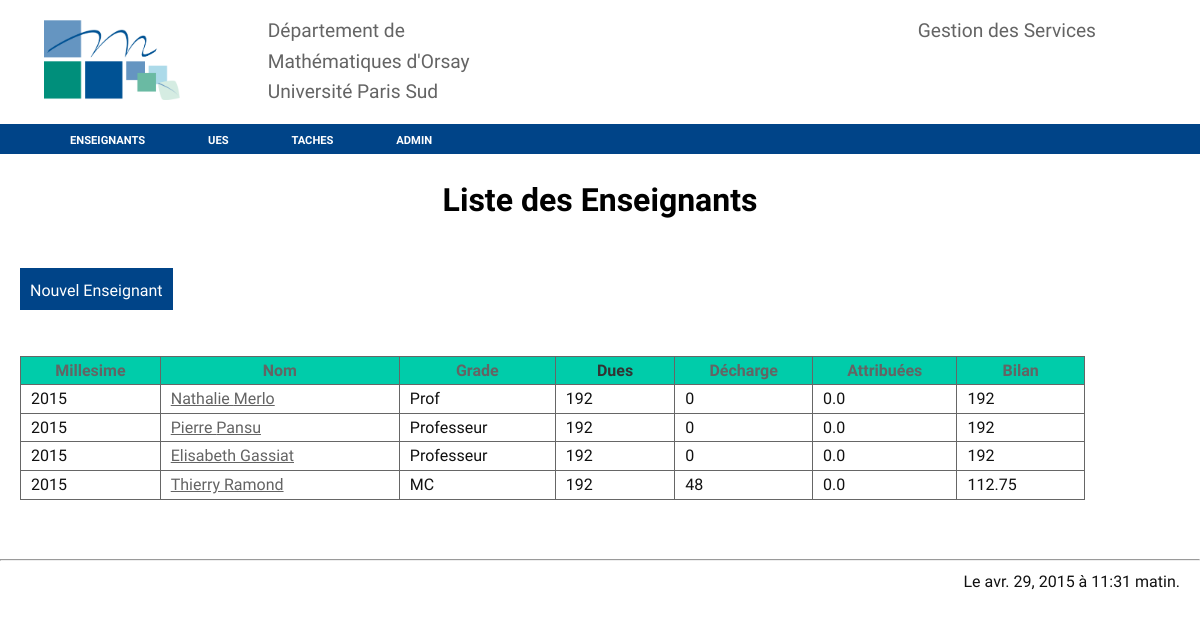
Page /enseignants/ on the committed database.
### services/models.py (models this page shows, shortened)
class Enseignant(models.Model):
    nom = models.CharField(max_length = 100)
    prenom = models.CharField(max_length = 100)
    genre = models.CharField(max_length = 10, choices = genre)
    grade = models.CharField(max_length = 100)
    service_du = models.IntegerField (default = 192)
    decharge = models.IntegerField (default = 0)
    commentaire = models.CharField(max_length = 255, blank = True)
    arrivé_en = models.DateField(default='2000-09-01')
    photo = models.ImageField(blank=True, upload_to='photos/%Y/%m/%d')
    attribué = models.FloatField (default = 0)
    bilan = models.FloatField (default = 0)
    millesime = models.IntegerField (default = timezone.now().year)
    class Meta():
        unique_together = ("nom", "prenom", "millesime")
    def calcul_bilan(self):
        att=Tache.objects.filter(attribué_à = self).aggregate(Sum('horaire_eqtd'))['horaire_eqtd__sum']
        if att == None:
            att=0
        self.bilan = self.service_du-self.decharge-att
        return (self.service_du-self.decharge-att)

### services/views.py (the view)
# urls.py: url(r'^enseignants/$', views.EnseignantListView.as_view(), name ='enseignants'),
class EnseignantListView(generic.ListView):
    model = Enseignant
    template_name= 'enseignant_list.html'
    def get_context_data(self, **kwargs):
        context = super(EnseignantListView, self).get_context_data(**kwargs)
        context['datetime'] = timezone.now()
        return context
    def get_queryset(self):
        if self.request.GET.get('sort_by'):
            sort_by = self.request.GET.get('sort_by')
            qs = super(EnseignantListView, self).get_queryset().order_by(sort_by)
        else:
            qs = super(EnseignantListView, self).get_queryset()
        if self.request.GET.get('order'):
            order = self.request.GET.get('order')
            if order == 'desc': qs = qs.reverse()
        return qs

### services/templates/enseignant_list.html (shortened to what this page needs)
{% extends "base.html" %}
{% block content %}
<h1>Liste des Enseignants</h1>
<bouton>
<a href="{% url "enseignant-new" %}">Nouvel Enseignant</a></li>
</bouton>
<br/>
<br/>
<table>
<tr>
	<th style="width: 5%;"> <a href="?sort_by=millesime&order=asc">Millesime</a></th>
	<th style="width: 10%;"> <a href="?sort_by=nom&order=asc">Nom</a> </th>
	<th style="width: 5%;"> <a href="?sort_by=grade&order=desc">Grade</a></th>
	<th style="width: 5%;"> Dues</th>
	<th style="width: 5%;"> <a href="?sort_by=-decharge">Décharge</a> </th>
	<th style="width: 5%;"> <a href="?sort_by=-attribué">Attribuées</a></th>
	<th style="width: 5%;"> <a href="?sort_by=bilan">Bilan</a></th>
</tr>
{% for enseignant in enseignant_list%}
<tr>
	<td>{{enseignant.millesime}}</td>
	<td><a href="{% url 'enseignant-view' enseignant.id%}">{{enseignant.prenom }} {{enseignant.nom}}</a></td>
	<td>{{enseignant.grade}}</td>
	<td>{{enseignant.service_du}}</td>
	<td>{{enseignant.decharge}}</td>
	<td>{{enseignant.attribué}}</td>
	<td>{{enseignant.calcul_bilan}}</td>
</tr>
{% endfor %}
</table>
{% endblock %}

### services/static/services/trstyle.css (style rules this page uses)
body { background-color: #fff; font: 16px/1.6 'Oxygen',sans-serif; color: #111; margin: 0px; min-width:1000px; min-height: 1300px; z-index: 1000; }
a { color: rgba(100,100,100,1); text-decoration: none; font-style: bold; }
td a { color: rgba(100,100,100,1); text-decoration: underline; font-style: bold; }
h1 { text-align: center; color: #000; }
table { display: flex; border-collapse: collapse; margin-left: 20px; margin-right: 20px; }
td { border: 1px solid #666; width: 140px; text-align: left; padding-left:10px; }
th { border: 1px solid #666; width: 100px; font-style: bold; color:#333; background-color: #0CA; }
th a { text-decoration: none; font-style: bold; }
bouton a { display: inline-block; height: 22px; margin: 20px; padding: 10px; text-decoration: none; background-color: rgba(0, 68, 136,1); color: rgba(255,255,255,1); }

### rows in the picture
Enseignant: millesime "2015", prenom "Nathalie", nom "Merlo", grade "Prof", service_du "192", decharge "0", attribué "0.0", calcul_bilan "192"
Enseignant: millesime "2015", prenom "Pierre", nom "Pansu", grade "Professeur", service_du "192", decharge "0", attribué "0.0", calcul_bilan "192"
Enseignant: millesime "2015", prenom "Elisabeth", nom "Gassiat", grade "Professeur", service_du "192", decharge "0", attribué "0.0", calcul_bilan "192"
Enseignant: millesime "2015", prenom "Thierry", nom "Ramond", grade "MC", service_du "192", decharge "48", attribué "0.0", calcul_bilan "112.75"

### other values in the picture
{{ datetime|date:"DATE_FORMAT" }} "avr. 29, 2015"
{{ datetime|time:"TIME_FORMAT" }} "11:31 matin"
